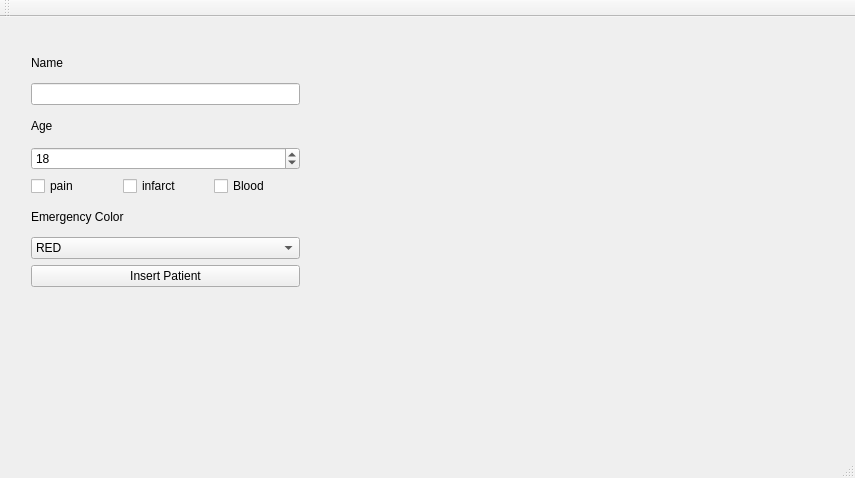
<?xml version="1.0" encoding="UTF-8"?>
<ui version="4.0">
 <class>MainWindow</class>
 <widget class="QMainWindow" name="MainWindow">
  <property name="geometry">
   <rect>
    <x>0</x>
    <y>0</y>
    <width>855</width>
    <height>478</height>
   </rect>
  </property>
  <property name="windowTitle">
   <string>MainWindow</string>
  </property>
  <widget class="QWidget" name="centralWidget">
   <widget class="QWidget" name="verticalLayoutWidget">
    <property name="geometry">
     <rect>
      <x>20</x>
      <y>20</y>
      <width>291</width>
      <height>261</height>
     </rect>
    </property>
    <layout class="QVBoxLayout" name="verticalLayout">
     <item>
      <widget class="QLabel" name="label">
       <property name="text">
        <string>Name</string>
       </property>
      </widget>
     </item>
     <item>
      <widget class="QLineEdit" name="PatientName"/>
     </item>
     <item>
      <widget class="QLabel" name="label_2">
       <property name="text">
        <string>Age</string>
       </property>
      </widget>
     </item>
     <item>
      <widget class="QSpinBox" name="AgePatient">
       <property name="value">
        <number>18</number>
       </property>
      </widget>
     </item>
     <item>
      <layout class="QHBoxLayout" name="horizontalLayout">
       <item>
        <widget class="QCheckBox" name="pain">
         <property name="text">
          <string>pain</string>
         </property>
        </widget>
       </item>
       <item>
        <widget class="QCheckBox" name="heart">
         <property name="text">
          <string>infarct</string>
         </property>
        </widget>
       </item>
       <item>
        <widget class="QCheckBox" name="Sangrando">
         <property name="text">
          <string>Blood</string>
         </property>
        </widget>
       </item>
      </layout>
     </item>
     <item>
      <widget class="QLabel" name="label_3">
       <property name="text">
        <string>Emergency Color</string>
       </property>
      </widget>
     </item>
     <item>
      <widget class="QComboBox" name="emergencyColor">
       <property name="editable">
        <bool>false</bool>
       </property>
       <property name="maxVisibleItems">
        <number>10</number>
       </property>
       <property name="insertPolicy">
        <enum>QComboBox::InsertAtCurrent</enum>
       </property>
       <item>
        <property name="text">
         <string>RED</string>
        </property>
       </item>
       <item>
        <property name="text">
         <string>ORANGE</string>
        </property>
       </item>
       <item>
        <property name="text">
         <string>YELLOW</string>
        </property>
       </item>
       <item>
        <property name="text">
         <string>GREEN</string>
        </property>
       </item>
       <item>
        <property name="text">
         <string>BLUE</string>
        </property>
       </item>
       <item>
        <property name="text">
         <string>WHITE</string>
        </property>
       </item>
      </widget>
     </item>
     <item>
      <widget class="QPushButton" name="pushButton">
       <property name="text">
        <string>Insert Patient</string>
       </property>
      </widget>
     </item>
    </layout>
   </widget>
   <zorder>verticalLayoutWidget</zorder>
   <zorder>label</zorder>
  </widget>
  <widget class="QMenuBar" name="menuBar">
   <property name="geometry">
    <rect>
     <x>0</x>
     <y>0</y>
     <width>855</width>
     <height>21</height>
    </rect>
   </property>
  </widget>
  <widget class="QToolBar" name="mainToolBar">
   <attribute name="toolBarArea">
    <enum>TopToolBarArea</enum>
   </attribute>
   <attribute name="toolBarBreak">
    <bool>false</bool>
   </attribute>
  </widget>
  <widget class="QStatusBar" name="statusBar"/>
 </widget>
 <layoutdefault spacing="6" margin="11"/>
 <resources/>
 <connections/>
</ui>
